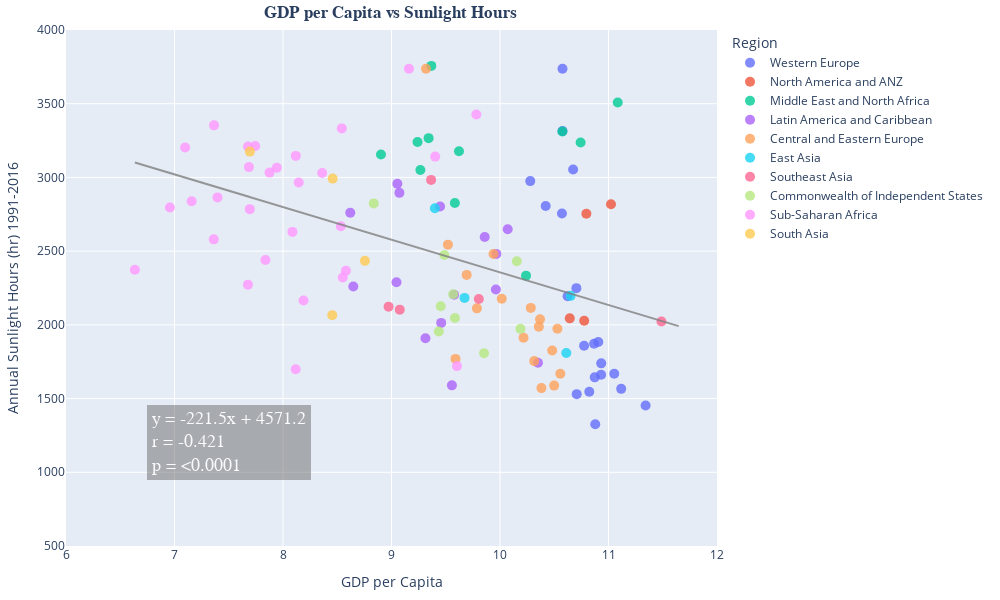

Write notebook code for a chart like this one.
### Code cell
# SUNLIGHT AND GDP

# Scatter plot with linear regression
fig = px.scatter(final_df, x="GDP per Capita", y="Sunlight",  
                 hover_name="Country", color="Region", range_x=(6,12), range_y=(500,4000),
                 width=1000, height=600,
                 )
                 

# Format titles and axes
fig.update_layout(margin=dict(l=20, r=20, t=30, b=20), title_font_family="Arial", 
                  title={'text': "<b>GDP per Capita vs Sunlight Hours</b>", 'y':0.99, 'x':0.39, 'xanchor': 'center', 'yanchor': 'top'})
fig.update_xaxes(title="GDP per Capita", showgrid=True)
fig.update_yaxes(title="Annual Sunlight Hours (hr) 1991-2016 ", showgrid=True)
fig.update_traces(marker=dict(size=10, opacity=0.8), selector=dict(mode='markers')) # formatting of dots

# LINEAR REGRESSION
# remove any nan/blanks and set the x and y params for linear regression calculation
clean = final_df.dropna(subset=["Sunlight"])
y = clean["Sunlight"]
x = clean["GDP per Capita"]

# Create the linear regression model and get values for regression line
(slope, intercept, rvalue, pvalue, stderr) = linregress(x, y)
reg_line = [(x*slope)+intercept for x in final_df["GDP per Capita"]]

# Create text for regression paramaters
alpha = round(slope,1)
beta = round(intercept,1)
r = round(rvalue, 3)
if pvalue<0.0001:
    p="<0.0001"
else:
    p = round(pvalue, 4)
line1 = 'y = ' + str(alpha) + 'x' + ' + ' + str(beta)
line2 = 'r = ' + str(r)
line3 = 'p = ' + str(p)
summary = line1 + '<br>' + line2  + '<br>' + line3

# Add linear regression line for whole sample
fig.add_traces(go.Scatter(x=final_df["GDP per Capita"], y=reg_line,
                          mode = 'lines',
                          marker_color='gray',
                          name='Regression line',
                          opacity=0.8,
                          showlegend=False)
               )
# Add to the equation and r squared 
fig.add_annotation(x=7.5, y=1200, xref="x", yref="y", text=summary,
                   font=dict(family="Courier New, monospace", size=18, color="#ffffff"),
                   showarrow=False, align="left",
                   borderwidth=2, borderpad=4, bgcolor="rgba(100,100,100, 0.6)",
                   opacity=0.8)

# Highlight Australia on the plot
data = final_df[final_df['Country'] == 'Australia']
fig.add_trace(go.Scatter(
    x=[data.iloc[0,4]],
    y=[data.iloc[0,12]],
    mode="markers+text",
    name="Australia",
    text=["Australia"],
    textposition="top center",
    showlegend=False))

fig

### Figure 1 — Plotly figure (JSON) as saved in the notebook; plotly's stock layout.template omitted (floating-point values rounded to 4 significant figures; data arrays with more than 128 entries replaced by an {"elided": "..."} marker saying what was removed)
{"data": [{"hovertemplate": "<b>%{hovertext}</b><br><br>Region=Western Europe<br>GDP per Capita=%{x}<br>Sunlight=%{y}<extra></extra>", "hovertext": ["Finland", "Denmark", "Switzerland", "Iceland", "Netherlands", "Norway", "Sweden", "Luxembourg", "Austria", "Germany", "Ireland", "United Kingdom", "Belgium", "France", "Malta", "Spain", "Italy", "Cyprus", "Portugal", "Greece", "North Cyprus"], "legendgroup": "Western Europe", "marker": {"color": "#636efa", "opacity": 0.8, "size": 10, "symbol": "circle"}, "mode": "markers", "name": "Western Europe", "orientation": "v", "showlegend": true, "type": "scatter", "x": [10.78, 10.93, 11.12, 10.88, 10.93, 11.05, 10.87, 11.65, 10.91, 10.87, 11.34, 10.71, 10.82, 10.7, 10.67, 10.57, 10.62, 10.58, 10.42, 10.28, 10.58], "xaxis": "x", "y": [1858, 1739, 1566, 1326, 1662, 1668, 1872.0, null, 1884, 1644, 1453, 1530, 1546, 2249, 3054, 2755.0, 2194, 3314.0, 2806, 2975, 3738.0], "yaxis": "y"}, {"hovertemplate": "<b>%{hovertext}</b><br><br>Region=North America and ANZ<br>GDP per Capita=%{x}<br>Sunlight=%{y}<extra></extra>", "hovertext": ["New Zealand", "Australia", "Canada", "United States"], "legendgroup": "North America and ANZ", "marker": {"color": "#EF553B", "opacity": 0.8, "size": 10, "symbol": "circle"}, "mode": "markers", "name": "North America and ANZ", "orientation": "v", "showlegend": true, "type": "scatter", "x": [10.64, 10.8, 10.78, 11.02], "xaxis": "x", "y": [2044, 2754.0, 2028.0, 2818.0], "yaxis": "y"}, {"hovertemplate": "<b>%{hovertext}</b><br><br>Region=Middle East and North Africa<br>GDP per Capita=%{x}<br>Sunlight=%{y}<extra></extra>", "hovertext": ["Israel", "Bahrain", "United Arab Emirates", "Saudi Arabia", "Kuwait", "Libya", "Turkey", "Morocco", "Algeria", "Iraq", "Iran", "Tunisia", "Lebanon", "Palestinian Territories", "Jordan", "Egypt", "Yemen"], "legendgroup": "Middle East and North Africa", "marker": {"color": "#00cc96", "opacity": 0.8, "size": 10, "symbol": "circle"}, "mode": "markers", "name": "Middle East and North Africa", "orientation": "v", "showlegend": true, "type": "scatter", "x": [10.57, 10.67, 11.09, 10.74, 10.82, 9.622, 10.24, 8.903, 9.342, 9.24, 9.584, 9.266, 9.626, 8.485, 9.182, 9.367, 7.578], "xaxis": "x", "y": [3311, null, 3509.0, 3236.0, null, 3178.0, 2334.0, 3155.0, 3266.0, 3241.0, 2826.0, 3050.0, null, null, null, 3756.0, null], "yaxis": "y"}, {"hovertemplate": "<b>%{hovertext}</b><br><br>Region=Latin America and Caribbean<br>GDP per Capita=%{x}<br>Sunlight=%{y}<extra></extra>", "hovertext": ["Costa Rica", "Guatemala", "Uruguay", "Brazil", "Mexico", "Jamaica", "Panama", "Chile", "El Salvador", "Colombia", "Nicaragua", "Argentina", "Honduras", "Peru", "Ecuador", "Bolivia", "Paraguay", "Dominican Republic", "Venezuela", "Haiti"], "legendgroup": "Latin America and Caribbean", "marker": {"color": "#ab63fa", "opacity": 0.8, "size": 10, "symbol": "circle"}, "mode": "markers", "name": "Latin America and Caribbean", "orientation": "v", "showlegend": true, "type": "scatter", "x": [9.88, 9.053, 9.966, 9.577, 9.859, 9.186, 10.35, 10.07, 9.054, 9.557, 8.62, 9.962, 8.648, 9.458, 9.313, 9.046, 9.448, 9.802, 9.073, 7.477], "xaxis": "x", "y": [null, null, 2481.0, 2204.0, 2596.0, null, 1744.0, 2649.0, 2957, 1590.0, 2760.0, 2240.0, 2260.0, 2013.0, 1910.0, 2289.0, 2803, null, 2895.0, null], "yaxis": "y"}, {"hovertemplate": "<b>%{hovertext}</b><br><br>Region=Central and Eastern Europe<br>GDP per Capita=%{x}<br>Sunlight=%{y}<extra></extra>", "hovertext": ["Czech Republic", "Slovenia", "Kosovo", "Slovakia", "Lithuania", "Estonia", "Poland", "Romania", "Serbia", "Latvia", "Hungary", "Croatia", "Bosnia and Herzegovina", "Montenegro", "Bulgaria", "Albania", "North Macedonia"], "legendgroup": "Central and Eastern Europe", "marker": {"color": "#FFA15A", "opacity": 0.8, "size": 10, "symbol": "circle"}, "mode": "markers", "name": "Central and Eastern Europe", "orientation": "v", "showlegend": true, "type": "scatter", "x": [10.56, 10.53, 9.318, 10.37, 10.5, 10.48, 10.38, 10.28, 9.787, 10.31, 10.36, 10.22, 9.59, 9.94, 10.02, 9.52, 9.693], "xaxis": "x", "y": [1668, 1974, 3738.0, 2038, 1588, 1826, 1571, 2115, 2112, 1754, 1988, 1913, 1769, 2481, 2177, 2544, 2339], "yaxis": "y"}, {"hovertemplate": "<b>%{hovertext}</b><br><br>Region=East Asia<br>GDP per Capita=%{x}<br>Sunlight=%{y}<extra></extra>", "hovertext": ["Taiwan Province of China", "Japan", "South Korea", "Mongolia", "Hong Kong S.A.R. of China", "China"], "legendgroup": "East Asia", "marker": {"color": "#19d3f3", "opacity": 0.8, "size": 10, "symbol": "circle"}, "mode": "markers", "name": "East Asia", "orientation": "v", "showlegend": true, "type": "scatter", "x": [10.87, 10.61, 10.65, 9.4, 11, 9.673], "xaxis": "x", "y": [null, 1809.0, 2197.0, 2792.0, null, 2183.0], "yaxis": "y"}, {"hovertemplate": "<b>%{hovertext}</b><br><br>Region=Southeast Asia<br>GDP per Capita=%{x}<br>Sunlight=%{y}<extra></extra>", "hovertext": ["Singapore", "Thailand", "Philippines", "Vietnam", "Malaysia", "Indonesia", "Laos", "Cambodia", "Myanmar"], "legendgroup": "Southeast Asia", "marker": {"color": "#FF6692", "opacity": 0.8, "size": 10, "symbol": "circle"}, "mode": "markers", "name": "Southeast Asia", "orientation": "v", "showlegend": true, "type": "scatter", "x": [11.49, 9.805, 9.076, 8.973, 10.24, 9.365, 8.947, 8.36, 8.541], "xaxis": "x", "y": [2022.0, 2175.0, 2103.0, 2124.0, null, 2983.0, null, null, null], "yaxis": "y"}, {"hovertemplate": "<b>%{hovertext}</b><br><br>Region=Commonwealth of Independent States<br>GDP per Capita=%{x}<br>Sunlight=%{y}<extra></extra>", "hovertext": ["Uzbekistan", "Kazakhstan", "Moldova", "Kyrgyzstan", "Belarus", "Russia", "Tajikistan", "Armenia", "Azerbaijan", "Turkmenistan", "Georgia", "Ukraine"], "legendgroup": "Commonwealth of Independent States", "marker": {"color": "#B6E880", "opacity": 0.8, "size": 10, "symbol": "circle"}, "mode": "markers", "name": "Commonwealth of Independent States", "orientation": "v", "showlegend": true, "type": "scatter", "x": [8.836, 10.15, 9.454, 8.538, 9.853, 10.19, 8.091, 9.487, 9.569, 9.629, 9.585, 9.436], "xaxis": "x", "y": [2824.0, 2432.0, 2126, null, 1807, 1973.0, null, 2474, 2207.0, null, 2046, 1955], "yaxis": "y"}, {"hovertemplate": "<b>%{hovertext}</b><br><br>Region=Sub-Saharan Africa<br>GDP per Capita=%{x}<br>Sunlight=%{y}<extra></extra>", "hovertext": ["Mauritius", "Congo (Brazzaville)", "Ivory Coast", "Cameroon", "Senegal", "Ghana", "Niger", "Gambia", "Benin", "Guinea", "South Africa", "Gabon", "Burkina Faso", "Mozambique", "Nigeria", "Mali", "Uganda", "Liberia", "Kenya", "Namibia", "Chad", "Swaziland", "Comoros", "Ethiopia", "Mauritania", "Madagascar", "Togo", "Zambia", "Sierra Leone", "Burundi", "Tanzania", "Malawi", "Lesotho", "Botswana", "Rwanda", "Zimbabwe"], "legendgroup": "Sub-Saharan Africa", "marker": {"color": "#FF97FF", "opacity": 0.8, "size": 10, "symbol": "circle"}, "mode": "markers", "name": "Sub-Saharan Africa", "orientation": "v", "showlegend": true, "type": "scatter", "x": [10.01, 8.117, 8.551, 8.189, 8.118, 8.58, 7.098, 7.686, 8.087, 7.838, 9.403, 9.603, 7.678, 7.158, 8.533, 7.744, 7.677, 7.288, 8.361, 9.161, 7.364, 9.065, 8.031, 7.694, 8.542, 7.396, 7.362, 8.145, 7.434, 6.635, 7.876, 6.958, 7.926, 9.782, 7.676, 7.943], "xaxis": "x", "y": [null, 1699.0, 2321.0, 2165.0, 3146, 2368.0, 3203.0, 3070, 2630.0, 2440, 3141.0, 1720.0, 3209, 2838, 2669.0, 3213.0, 2273.0, null, 3030.0, 3738.0, 3353.0, null, null, 2785.0, 3332.0, 2864.0, 2580.0, 2965.0, null, 2373.0, 3033.0, 2796.0, null, 3427.0, null, 3065.0], "yaxis": "y"}, {"hovertemplate": "<b>%{hovertext}</b><br><br>Region=South Asia<br>GDP per Capita=%{x}<br>Sunlight=%{y}<extra></extra>", "hovertext": ["Nepal", "Maldives", "Bangladesh", "Pakistan", "Sri Lanka", "India", "Afghanistan"], "legendgroup": "South Asia", "marker": {"color": "#FECB52", "opacity": 0.8, "size": 10, "symbol": "circle"}, "mode": "markers", "name": "South Asia", "orientation": "v", "showlegend": true, "type": "scatter", "x": [8.12, 9.826, 8.454, 8.458, 9.47, 8.755, 7.695], "xaxis": "x", "y": [null, null, 2066, 2992.0, null, 2434.0, 3175.0], "yaxis": "y"}, {"marker": {"color": "gray"}, "mode": "lines", "name": "Regression line", "opacity": 0.8, "showlegend": false, "type": "scatter", "x": {"elided": "149 float values"}, "y": {"elided": "149 float values"}}, {"mode": "markers+text", "name": "Australia", "showlegend": false, "text": ["Australia"], "textposition": "top center", "type": "scatter", "x": [10.8], "y": [36]}], "layout": {"annotations": [{"align": "left", "bgcolor": "rgba(100,100,100, 0.6)", "borderpad": 4, "borderwidth": 2, "font": {"color": "#ffffff", "family": "Courier New, monospace", "size": 18}, "opacity": 0.8, "showarrow": false, "text": "y = -221.5x + 4571.2<br>r = -0.421<br>p = <0.0001", "x": 7.5, "xref": "x", "y": 1200, "yref": "y"}], "height": 600, "legend": {"title": {"text": "Region"}, "tracegroupgap": 0}, "margin": {"b": 20, "l": 20, "r": 20, "t": 30}, "title": {"font": {"family": "Arial"}, "text": "<b>GDP per Capita vs Sunlight Hours</b>", "x": 0.39, "xanchor": "center", "y": 0.99, "yanchor": "top"}, "width": 1000, "xaxis": {"anchor": "y", "domain": [0, 1], "range": [6, 12], "showgrid": true, "title": {"text": "GDP per Capita"}}, "yaxis": {"anchor": "x", "domain": [0, 1], "range": [500, 4000], "showgrid": true, "title": {"text": "Annual Sunlight Hours (hr) 1991-2016 "}}}}
